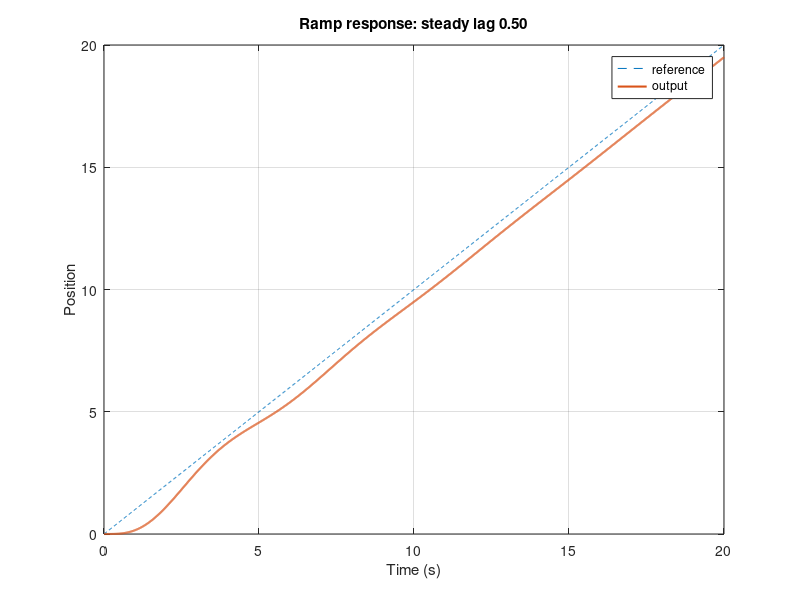

The MATLAB source for this figure:
% Ramp response of the unity-feedback loop; a type-1 loop lags a ramp by 1/Kv
s = tf('s');
G = 10/(s*(s + 1)*(s + 5));
T = feedback(G, 1);

t = (0:0.01:20)';
r = t;                                   % ramp reference, 1 unit per second
y = lsim(T, r, t);

Kv = 10/(1*5);                           % lim s->0 of s*G(s)
fprintf('Velocity constant Kv = %.1f, so the lag settles to 1/Kv = %.2f\n', Kv, 1/Kv);
fprintf('Simulated lag at t = %.0f s: %.3f\n', t(end), r(end) - y(end));

plot(t, r, '--', t, y, 'LineWidth', 1.5);
legend('reference', 'output');
title(sprintf('Ramp response: steady lag %.2f', r(end) - y(end)));
xlabel('Time (s)');
ylabel('Position');
grid on;
